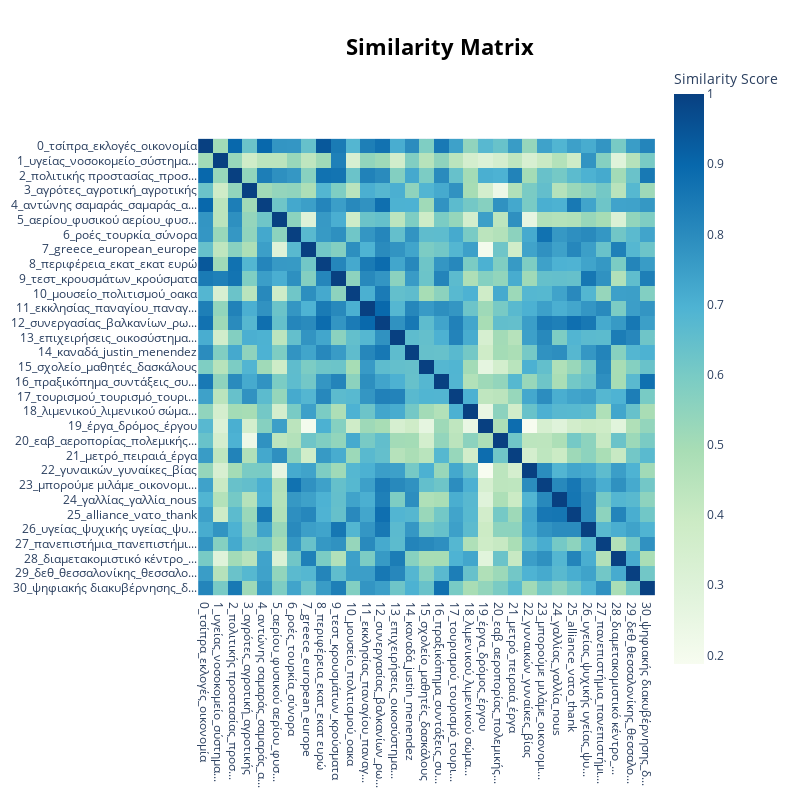

The notebook cell saved with this chart:
### Code cell
model_docs.visualize_heatmap()

### Figure 1 — Plotly figure (JSON) as saved in the notebook; plotly's stock layout.template omitted (floating-point values rounded to 4 significant figures; data arrays with more than 128 entries replaced by an {"elided": "..."} marker saying what was removed)
{"data": [{"coloraxis": "coloraxis", "hovertemplate": "x: %{x}<br>y: %{y}<br>Similarity Score: %{z}<extra></extra>", "name": "0", "type": "heatmap", "x": ["0_τσίπρα_εκλογές_οικονομία", "1_υγείας_νοσοκομείο_σύστημα...", "2_πολιτικής προστασίας_προσ...", "3_αγρότες_αγροτική_αγροτικής", "4_αντώνης σαμαράς_σαμαράς_α...", "5_αερίου_φυσικού αερίου_φυσ...", "6_ροές_τουρκία_σύνορα", "7_greece_european_europe", "8_περιφέρεια_εκατ_εκατ ευρώ", "9_τεστ_κρουσμάτων_κρούσματα", "10_μουσείο_πολιτισμού_οακα", "11_εκκλησίας_παναγίου_παναγ...", "12_συνεργασίας_βαλκανίων_ρω...", "13_επιχειρήσεις_οικοσύστημα...", "14_καναδά_justin_menendez", "15_σχολείο_μαθητές_δασκάλους", "16_πραξικόπημα_συντάξεις_συ...", "17_τουρισμού_τουρισμό_τουρι...", "18_λιμενικού_λιμενικού σώμα...", "19_έργα_δρόμος_έργου", "20_εαβ_αεροπορίας_πολεμικής...", "21_μετρό_πειραιά_έργα", "22_γυναικών_γυναίκες_βίας", "23_μπορούμε μιλάμε_οικονομι...", "24_γαλλίας_γαλλία_nous", "25_alliance_νατο_thank", "26_υγείας_ψυχικής υγείας_ψυ...", "27_πανεπιστήμια_πανεπιστήμι...", "28_διαμετακομιστικό κέντρο_...", "29_δεθ_θεσσαλονίκης_θεσσαλο...", "30_ψηφιακής διακυβέρνησης_δ..."], "xaxis": "x", "y": ["0_τσίπρα_εκλογές_οικονομία", "1_υγείας_νοσοκομείο_σύστημα...", "2_πολιτικής προστασίας_προσ...", "3_αγρότες_αγροτική_αγροτικής", "4_αντώνης σαμαράς_σαμαράς_α...", "5_αερίου_φυσικού αερίου_φυσ...", "6_ροές_τουρκία_σύνορα", "7_greece_european_europe", "8_περιφέρεια_εκατ_εκατ ευρώ", "9_τεστ_κρουσμάτων_κρούσματα", "10_μουσείο_πολιτισμού_οακα", "11_εκκλησίας_παναγίου_παναγ...", "12_συνεργασίας_βαλκανίων_ρω...", "13_επιχειρήσεις_οικοσύστημα...", "14_καναδά_justin_menendez", "15_σχολείο_μαθητές_δασκάλους", "16_πραξικόπημα_συντάξεις_συ...", "17_τουρισμού_τουρισμό_τουρι...", "18_λιμενικού_λιμενικού σώμα...", "19_έργα_δρόμος_έργου", "20_εαβ_αεροπορίας_πολεμικής...", "21_μετρό_πειραιά_έργα", "22_γυναικών_γυναίκες_βίας", "23_μπορούμε μιλάμε_οικονομι...", "24_γαλλίας_γαλλία_nous", "25_alliance_νατο_thank", "26_υγείας_ψυχικής υγείας_ψυ...", "27_πανεπιστήμια_πανεπιστήμι...", "28_διαμετακομιστικό κέντρο_...", "29_δεθ_θεσσαλονίκης_θεσσαλο...", "30_ψηφιακής διακυβέρνησης_δ..."], "yaxis": "y", "z": {"elided": "31x31 float values"}}], "layout": {"coloraxis": {"colorbar": {"title": {"text": "Similarity Score"}}, "colorscale": [[0, "rgb(247,252,240)"], [0.125, "rgb(224,243,219)"], [0.25, "rgb(204,235,197)"], [0.375, "rgb(168,221,181)"], [0.5, "rgb(123,204,196)"], [0.625, "rgb(78,179,211)"], [0.75, "rgb(43,140,190)"], [0.875, "rgb(8,104,172)"], [1, "rgb(8,64,129)"]]}, "height": 800, "hoverlabel": {"bgcolor": "white", "font": {"family": "Rockwell", "size": 16}}, "legend": {"title": {"text": "Trend"}}, "margin": {"t": 60}, "showlegend": true, "title": {"font": {"color": "Black", "size": 22}, "text": "<b>Similarity Matrix</b>", "x": 0.55, "xanchor": "center", "y": 0.95, "yanchor": "top"}, "width": 800, "xaxis": {"anchor": "y", "constrain": "domain", "domain": [0, 1], "scaleanchor": "y"}, "yaxis": {"anchor": "x", "autorange": "reversed", "constrain": "domain", "domain": [0, 1]}}}
